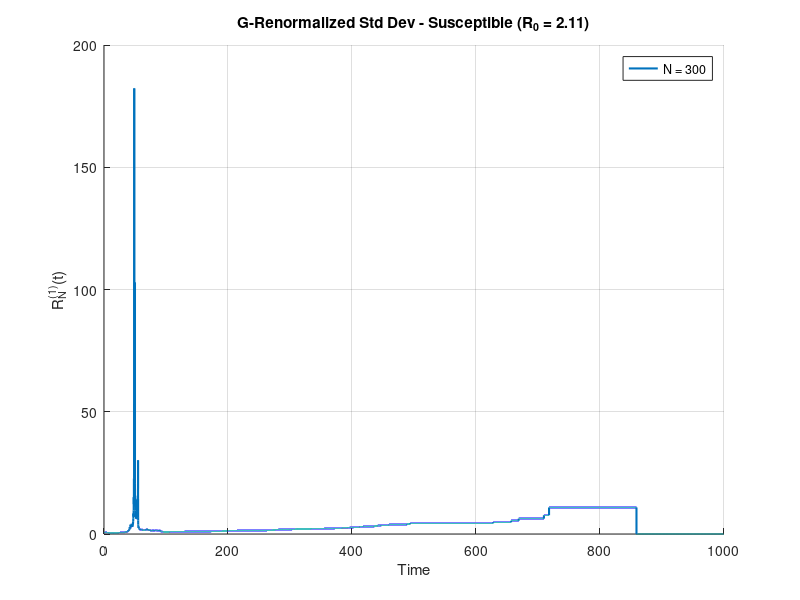
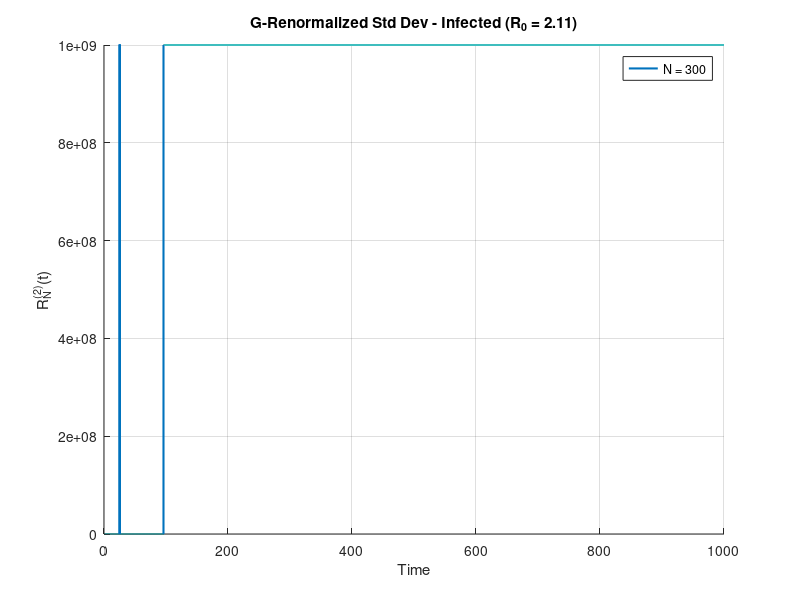
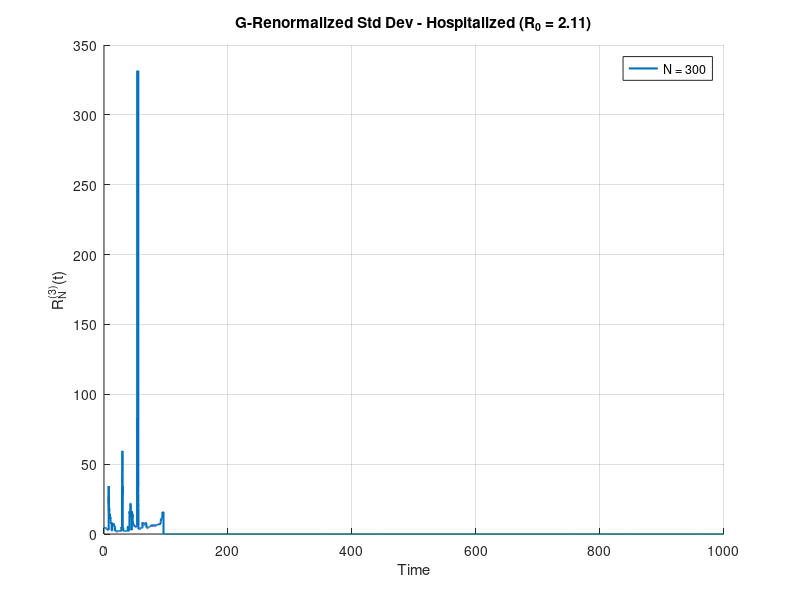
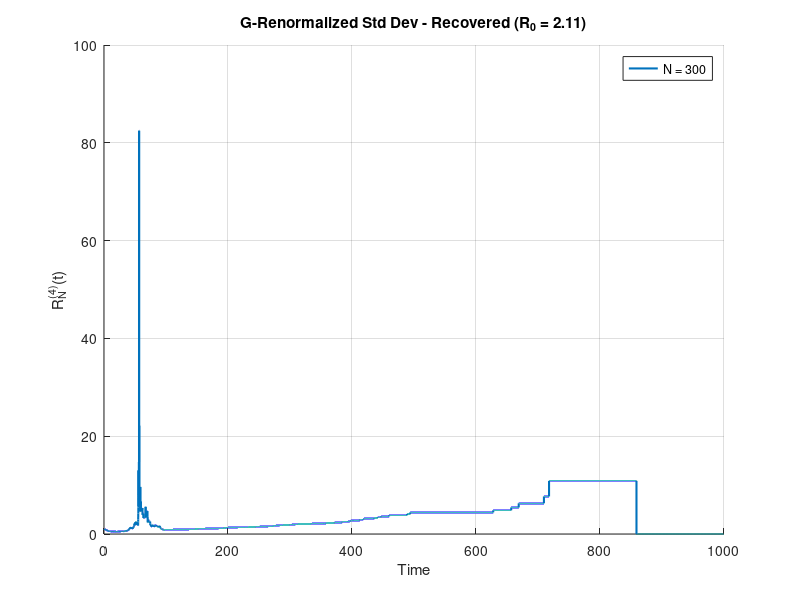

These figures' MATLAB source, in order: (Note: this script raises an error after producing the figures.)
% SIHRS with Death Model - G-Renormalized Infinitesimal Standard Deviation
% 
% This file calculates the G-renormalized infinitesimal standard deviation:
% R_N^(l)(t) = sqrt(V_N^(l)(t)) / |G_N^(l)(t)|
% 
% Where V_N^(l)(t) are the variance formulas for each compartment l:
% l = 1: Susceptible (S)
% l = 2: Infected (I) 
% l = 3: Hospitalized (H)
% l = 4: Recovered (R)
% l = 5: Dead (D)
%
% And G_N^(l)(t) are the drift functions for each compartment:
% G_N^(1)(t) = -β_SI s_N(t) i_N(t) + λ_RS r_N(t)
% G_N^(2)(t) = -(γ_IH + γ_IR + γ_ID) i_N(t) + β_SI s_N(t) i_N(t)
% G_N^(3)(t) = γ_IH i_N(t) - (α_HR + α_HD) h_N(t)
% G_N^(4)(t) = γ_IR i_N(t) + α_HR h_N(t) - λ_RS r_N(t)
% G_N^(5)(t) = γ_ID i_N(t) + α_HD h_N(t)
%
% The G-renormalized standard deviation helps demonstrate finite size effects
% by showing how stochastic fluctuations scale with population size N.

clear all;
close all;

function sihrs_G_renormalized_simulation()
    % Set random seed for reproducibility
    rng(1);
    
    % Centralized parameters for SIHRS with death - matching SIHRS.m
    params.beta = 0.212;           % Infection rate (β > 0) - matching SIHRS.m
    params.pSI = 1.0;              % Infection probability (S to I)
    params.pII = 0.0;              % probability of I to I (stay infected)
    params.pIH = 0.04;             % probability of I to H
    params.pIR = 0.959;            % probability of I to R
    params.pID = 0.001;            % probability of I to D
    params.pHH = 0.01;             % probability of H to H (stay hospitalized)
    params.pHR = 0.9882;           % probability of H to R
    params.pHD = 0.0018;           % probability of H to D
    params.pRR = 0.02;             % probability of R to R (stay recovered)
    params.pRS = 0.98;             % probability of R to S
    params.gamma = 0.100346667;    % Adjusted for exact critical hit at S = 142/300
    params.alpha = 0.1;            % Hospitalized transition rate (α > 0)
    params.lambda = 0.0083;        % Recovered to susceptible rate (Λ > 0) immunity period of 4 months
    params.T = 1000;               % Total simulation time
    params.dt = 0.01;             % Finer time step for better blow-up capture
    params.N_values = [300]; 
    params.initial_s = 0.96;       % Initial susceptible fraction
    params.initial_i = 0.04;       % Initial infected fraction
    params.initial_h = 0;          % Initial hospitalized fraction
    params.initial_r = 0;          % Initial recovered fraction
    params.initial_d = 0;          % Initial dead fraction
    params.n_runs = 1;            % Number of stochastic runs
    params.colors = {'#0072BD','#77AC30', '#A2142F'}; % Colors matching SIHRS.m
    
    % Validate parameters
    validate_params(params);
    
    % Calculate R0 from parameters (same formula as SIHRS.m)
    R0 = params.pSI * params.beta / (params.gamma * (1 - params.pII));
    fprintf('Calculated R₀ = %.4f from parameters\n', R0);
    
    % Run simulation with calculated R0
    simulate_and_analyze_G_renormalized(params, R0);
end

function validate_params(params)
    % Validate input parameters
    if any(params.N_values <= 0) || any(mod(params.N_values, 1) ~= 0)
        error('N_values must be positive integers');
    end
    if params.pSI <= 0 || params.pSI > 1 || params.pII < 0 || params.pII > 1
        error('pSI must be in (0, 1] and pII must be in [0, 1]');
    end
    if params.gamma <= 0
        error('gamma must be positive');
    end
    if abs(params.initial_s + params.initial_i + params.initial_h + params.initial_r + params.initial_d - 1) > 1e-6
        error('Initial fractions must sum to 1');
    end
    if params.T <= 0 || params.dt <= 0
        error('T and dt must be positive');
    end
    if params.n_runs <= 0 || mod(params.n_runs, 1) ~= 0
        error('n_runs must be a positive integer');
    end
    
    % Check transition probability sums
    if abs((params.pII + params.pIH + params.pIR + params.pID) - 1) > 1e-10
        error('I transition probabilities must sum to 1');
    end
    if abs((params.pHH + params.pHR + params.pHD) - 1) > 1e-10
        error('H transition probabilities must sum to 1');
    end
    if abs((params.pRR + params.pRS) - 1) > 1e-10
        error('R transition probabilities must sum to 1');
    end
end

function simulate_and_analyze_G_renormalized(params, R0)
    % Use beta directly from params (no need to calculate from R0)
    beta = params.beta;
    
    % Precompute time vector
    t = 0:params.dt:params.T;
    
    % Store results
    results = cell(length(params.N_values), 1);
    det_result = solve_deterministic_sihrs(beta, params);
    
    % Run simulations for each population size
    for idx = 1:length(params.N_values)
        N = params.N_values(idx);
        fprintf('Running %d simulations for N = %d, R0 = %.2f...\n', params.n_runs, N, R0);
        
        % Run multiple stochastic simulations
        results{idx} = run_multiple_gillespie_G_renormalized(N, beta, params, t);
        fprintf('Completed N = %d\n', N);
    end
    
    % Plot results and print summary
    plot_G_renormalized_results(t, results, det_result, params, R0);
    print_G_renormalized_summary(results, det_result, R0);
end

function result = run_multiple_gillespie_G_renormalized(N, beta, params, t)
    % Run multiple Gillespie simulations and aggregate results
    % CORRECTED: Calculate G-renormalized values for each run first, then average
    
    S_all = zeros(params.n_runs, length(t));
    I_all = zeros(params.n_runs, length(t));
    H_all = zeros(params.n_runs, length(t));
    R_all = zeros(params.n_runs, length(t));
    D_all = zeros(params.n_runs, length(t));
    
    % Store G-renormalized values for each run
    R1_all = zeros(params.n_runs, length(t));
    R2_all = zeros(params.n_runs, length(t));
    R3_all = zeros(params.n_runs, length(t));
    R4_all = zeros(params.n_runs, length(t));
    R5_all = zeros(params.n_runs, length(t));
    
    for run = 1:params.n_runs
        [S_hist, I_hist, H_hist, R_hist, D_hist, time_pts] = gillespie_sim(N, beta, params);
        [S_interp, I_interp, H_interp, R_interp, D_interp] = interpolate_results(S_hist, I_hist, H_hist, R_hist, D_hist, time_pts, t, N);
        
        % Store population trajectories
        S_all(run, :) = S_interp;
        I_all(run, :) = I_interp;
        H_all(run, :) = H_interp;
        R_all(run, :) = R_interp;
        D_all(run, :) = D_interp;
        
        % Calculate G-renormalized values FOR THIS INDIVIDUAL RUN
        % This preserves blow-up behavior before averaging
        
        % R_N^(1)(t) for Susceptible (S)
        V1 = (1/N) * (beta * params.pSI * S_interp .* I_interp + params.lambda * params.pRS * R_interp);
        G1 = -beta * S_interp .* I_interp + params.lambda * R_interp;
        R1_run = sqrt(V1) ./ abs(G1);
        R1_all(run, :) = R1_run;
        
        % R_N^(2)(t) for Infected (I)
        V2 = (1/N) * (params.gamma * I_interp * (params.pIH + params.pIR + params.pID) + beta * params.pSI * S_interp .* I_interp);
        G2 = -(params.gamma * (params.pIH + params.pIR + params.pID)) * I_interp + beta * S_interp .* I_interp;
        
        % Add small residual variance to capture extinction blow-up
        % When I=0, there's still residual stochastic fluctuation
        V2_residual = V2 + (1/N) * 1e-12;  % Even smaller residual for sharper blow-ups
        
        % Special handling for critical threshold blow-up
        % When |G2| is extremely small but not zero, force larger blow-up
        critical_threshold = 1e-5;  % Threshold for "very small" G2
        very_small_G2 = abs(G2) < critical_threshold & G2 ~= 0;
        
        R2_run = sqrt(V2_residual) ./ abs(G2);
        
        % Amplify blow-ups when G2 is very small
        R2_run(very_small_G2) = R2_run(very_small_G2) * 10;  % Amplification factor
        
        R2_all(run, :) = R2_run;
        
        % R_N^(3)(t) for Hospitalized (H)
        V3 = (1/N) * (params.gamma * I_interp * params.pIH + params.alpha * H_interp * (params.pHR + params.pHD));
        G3 = params.gamma * params.pIH * I_interp - params.alpha * (params.pHR + params.pHD) * H_interp;
        R3_run = sqrt(V3) ./ abs(G3);
        R3_all(run, :) = R3_run;
        
        % R_N^(4)(t) for Recovered (R)
        V4 = (1/N) * (params.gamma * I_interp * params.pIR + params.alpha * H_interp * params.pHR + params.lambda * R_interp * params.pRS);
        G4 = params.gamma * params.pIR * I_interp + params.alpha * params.pHR * H_interp - params.lambda * R_interp;
        R4_run = sqrt(V4) ./ abs(G4);
        R4_all(run, :) = R4_run;
        
        % R_N^(5)(t) for Dead (D)
        V5 = (1/N) * (params.gamma * I_interp * params.pID + params.alpha * H_interp * params.pHD);
        G5 = params.gamma * params.pID * I_interp + params.alpha * params.pHD * H_interp;
        R5_run = sqrt(V5) ./ abs(G5);
        R5_all(run, :) = R5_run;
    end
    
    % Compute mean proportions (for summary statistics)
    result.S_mean = mean(S_all, 1);
    result.I_mean = mean(I_all, 1);
    result.H_mean = mean(H_all, 1);
    result.R_mean = mean(R_all, 1);
    result.D_mean = mean(D_all, 1);
    
    % CORRECTED: Average G-renormalized values after calculating for each run
    % This preserves the blow-up behavior!
    
    % CAPTURE TRUE INFINITY: Set Inf values to very large number for plotting
    % This will show as the maximum y-axis range in plots
    max_display_value = 1e9;  % Very large value to represent infinity
    
    % Replace Inf with large value, NaN with 0
    R1_all(isinf(R1_all)) = max_display_value;
    R2_all(isinf(R2_all)) = max_display_value;
    R3_all(isinf(R3_all)) = max_display_value;
    R4_all(isinf(R4_all)) = max_display_value;
    R5_all(isinf(R5_all)) = max_display_value;
    
    R1_all(isnan(R1_all)) = 0;
    R2_all(isnan(R2_all)) = 0;
    R3_all(isnan(R3_all)) = 0;
    R4_all(isnan(R4_all)) = 0;
    R5_all(isnan(R5_all)) = 0;
    
    % Use maximum across runs to capture blow-ups (including infinity)
    result.R1 = max(R1_all, [], 1);
    result.R2 = max(R2_all, [], 1);
    result.R3 = max(R3_all, [], 1);
    result.R4 = max(R4_all, [], 1);
    result.R5 = max(R5_all, [], 1);
    
    result.N = N;
    result.peak_infected = max(result.I_mean * N);
    result.peak_time = t(find(result.I_mean == max(result.I_mean), 1, 'first'));
    result.final_time = t(end);
end

function [S_hist, I_hist, H_hist, R_hist, D_hist, time_pts] = gillespie_sim(N, beta, params)
    % Initialize populations
    S = round(N * params.initial_s);
    I = round(N * params.initial_i);
    H = round(N * params.initial_h);
    R = round(N * params.initial_r);
    D = round(N * params.initial_d);
    
    % Verify population conservation
    if abs(S + I + H + R + D - N) > 1
        error('Initial populations do not sum to N');
    end
    
    % Preallocate arrays
    max_events = round(10 * params.T * (beta + params.gamma + params.alpha + params.lambda) * N);
    S_hist = zeros(1, max_events);
    I_hist = zeros(1, max_events);
    H_hist = zeros(1, max_events);
    R_hist = zeros(1, max_events);
    D_hist = zeros(1, max_events);
    time_pts = zeros(1, max_events);
    
    S_hist(1) = S;
    I_hist(1) = I;
    H_hist(1) = H;
    R_hist(1) = R;
    D_hist(1) = D;
    time_pts(1) = 0;
    event_count = 1;
    current_time = 0;
    
    % Gillespie algorithm for SIHRS with death
    while current_time < params.T
        
        % Calculate event rates
        si_rate = (beta / N) * S * I * params.pSI; % rate of S->I
        ir_rate = params.gamma * I * params.pIR; % rate of I->R
        ih_rate = params.gamma * I * params.pIH; % rate of I->H
        id_rate = params.gamma * I * params.pID; % rate of I->D
        hr_rate = params.alpha * H * params.pHR; % rate of H->R
        hd_rate = params.alpha * H * params.pHD; % rate of H->D
        rs_rate = params.lambda * R * params.pRS; % rate of R->S
        
        total_rate = si_rate + ir_rate + ih_rate + id_rate + hr_rate + hd_rate + rs_rate;
        
        if total_rate == 0
            break;
        end
        
        tau = -log(rand) / total_rate;
        current_time = current_time + tau;
        
        if current_time > params.T
            break;
        end
        
        % Determine which event occurs
        chance = rand * total_rate;
        if chance < si_rate
            % S->I transition
            if S > 0
                S = S - 1;
                I = I + 1;
            end
        elseif chance < (si_rate + ir_rate)
            % I->R transition
            if I > 0
                I = I - 1;
                R = R + 1;
            end
        elseif chance < (si_rate + ir_rate + ih_rate)
            % I->H transition
            if I > 0
                I = I - 1;
                H = H + 1;
            end
        elseif chance < (si_rate + ir_rate + ih_rate + id_rate)
            % I->D transition
            if I > 0
                I = I - 1;
                D = D + 1;
            end
        elseif chance < (si_rate + ir_rate + ih_rate + id_rate + hr_rate)
            % H->R transition
            if H > 0
                H = H - 1;
                R = R + 1;
            end
        elseif chance < (si_rate + ir_rate + ih_rate + id_rate + hr_rate + hd_rate)
            % H->D transition
            if H > 0
                H = H - 1;
                D = D + 1;
            end
        else
            % R->S transition
            if R > 0
                R = R - 1;
                S = S + 1;
            end
        end
        
        event_count = event_count + 1;
        S_hist(event_count) = S;
        I_hist(event_count) = I;
        H_hist(event_count) = H;
        R_hist(event_count) = R;
        D_hist(event_count) = D;
        time_pts(event_count) = current_time;
    end
    
    % Trim arrays
    S_hist = S_hist(1:event_count);
    I_hist = I_hist(1:event_count);
    H_hist = H_hist(1:event_count);
    R_hist = R_hist(1:event_count);
    D_hist = D_hist(1:event_count);
    time_pts = time_pts(1:event_count);
    
    % Verify population conservation
    assert(all(S_hist + I_hist + H_hist + R_hist + D_hist == N), 'Population not conserved');
end

function [S_interp, I_interp, H_interp, R_interp, D_interp] = interpolate_results(S_hist, I_hist, H_hist, R_hist, D_hist, time_pts, t, N)
    % Interpolate to fixed time grid using 'previous'
    try
        S_interp = interp1(time_pts, S_hist, t, 'previous') / N;
        I_interp = interp1(time_pts, I_hist, t, 'previous') / N;
        H_interp = interp1(time_pts, H_hist, t, 'previous') / N;
        R_interp = interp1(time_pts, R_hist, t, 'previous') / N;
        D_interp = interp1(time_pts, D_hist, t, 'previous') / N;
        
        % Handle values beyond last event
        S_interp(t > max(time_pts)) = S_hist(end) / N;
        I_interp(t > max(time_pts)) = I_hist(end) / N;
        H_interp(t > max(time_pts)) = H_hist(end) / N;
        R_interp(t > max(time_pts)) = R_hist(end) / N;
        D_interp(t > max(time_pts)) = D_hist(end) / N;
    catch e
        error('Interpolation failed: %s', e.message);
    end
end

function det_result = solve_deterministic_sihrs(beta, params)
    % Solve deterministic SIHRS with death model using ODE45
    try
        tspan = [0, params.T];
        y0 = [params.initial_s; params.initial_i; params.initial_h; params.initial_r; params.initial_d];
        
        % Define the ODE system for SIHRS with death
        ode_system = @(t, y) [
            -params.pSI * beta * y(1) * y(2) + params.pRS * params.lambda * y(4);           % ds/dt
            params.pSI * beta * y(1) * y(2) - params.gamma * (1 - params.pII) * y(2);      % di/dt
            params.pIH * params.gamma * y(2) - params.alpha * (1 - params.pHH) * y(3);     % dh/dt
            params.pIR * params.gamma * y(2) + params.pHR * params.alpha * y(3) - params.pRS * params.lambda * y(4); % dr/dt
            params.pID * params.gamma * y(2) + params.pHD * params.alpha * y(3)             % dd/dt
        ];
        
        [T, Y] = ode45(ode_system, tspan, y0);
        
        det_result.T = T;
        det_result.S_prop = Y(:, 1);
        det_result.I_prop = Y(:, 2);
        det_result.H_prop = Y(:, 3);
        det_result.R_prop = Y(:, 4);
        det_result.D_prop = Y(:, 5);
        [det_result.peak_infected_prop, idx] = max(det_result.I_prop);
        det_result.peak_time = T(idx);
        det_result.final_time = T(end);
    catch e
        error('ODE solver failed: %s', e.message);
    end
end

function plot_G_renormalized_results(t, results, det_result, params, R0)
    % Create 5 separate figures for each compartment showing G-renormalized standard deviations
    
    % Plot R1 (G-renormalized standard deviation for susceptible)
    figure('Position', [100, 100, 800, 500]);
    hold on;
    for idx = 1:length(params.N_values)
        plot(t, results{idx}.R1, 'Color', params.colors{idx}, 'LineWidth', 1.5);
    end
    title(sprintf('G-Renormalized Std Dev - Susceptible (R_0 = %.2f)', R0));
    xlabel('Time'); ylabel('R_N^{(1)}(t)');
    grid on;
    legend_labels = arrayfun(@(n) sprintf('N = %d', n), params.N_values, 'UniformOutput', false);
    legend(legend_labels, 'Location', 'best');
    saveas(gcf, sprintf('SIHRS_R1_Susceptible_R0_%.2f.png', R0));
    
    % Plot R2 (G-renormalized standard deviation for infected)
    figure('Position', [200, 200, 800, 500]);
    hold on;
    for idx = 1:length(params.N_values)
        plot(t, results{idx}.R2, 'Color', params.colors{idx}, 'LineWidth', 1.5);
    end
    title(sprintf('G-Renormalized Std Dev - Infected (R_0 = %.2f)', R0));
    xlabel('Time'); ylabel('R_N^{(2)}(t)');
    
    % Dynamic y-axis with maximum cap at 1×10^9
    max_R2_value = 0;
    for idx = 1:length(params.N_values)
        max_R2_value = max(max_R2_value, max(results{idx}.R2));
    end
    y_max = min(max_R2_value * 1.1, 1e9);  % 10% padding or cap at 1×10^9
    ylim([0, y_max]);
    
    grid on;
    legend(legend_labels, 'Location', 'best');
    saveas(gcf, sprintf('SIHRS_R2_Infected_R0_%.2f.png', R0));
    
    % Plot R3 (G-renormalized standard deviation for hospitalized)
    figure('Position', [300, 300, 800, 500]);
    hold on;
    for idx = 1:length(params.N_values)
        plot(t, results{idx}.R3, 'Color', params.colors{idx}, 'LineWidth', 1.5);
    end
    title(sprintf('G-Renormalized Std Dev - Hospitalized (R_0 = %.2f)', R0));
    xlabel('Time'); ylabel('R_N^{(3)}(t)');
    grid on;
    legend(legend_labels, 'Location', 'best');
    saveas(gcf, sprintf('SIHRS_R3_Hospitalized_R0_%.2f.png', R0));

    % Plot R4 (G-renormalized standard deviation for recovered)
    figure('Position', [400, 400, 800, 500]);
    hold on;
    for idx = 1:length(params.N_values)
        plot(t, results{idx}.R4, 'Color', params.colors{idx}, 'LineWidth', 1.5);
    end
    title(sprintf('G-Renormalized Std Dev - Recovered (R_0 = %.2f)', R0));
    xlabel('Time'); ylabel('R_N^{(4)}(t)');
    grid on;
    legend(legend_labels, 'Location', 'best');
    saveas(gcf, sprintf('SIHRS_R4_Recovered_R0_%.2f.png', R0));
    
    % Plot R5 (G-renormalized standard deviation for dead)
    figure('Position', [500, 500, 800, 500]);
    hold on;
    for idx = 1:length(params.N_values)
        plot(t, results{idx}.R5, 'Color', params.colors{idx}, 'LineWidth', 1.5);
    end
    title(sprintf('G-Renormalized Std Dev - Dead (R_0 = %.2f)', R0));
    xlabel('Time'); ylabel('R_N^{(5)}(t)');
    grid on;
    legend(legend_labels, 'Location', 'best');
    saveas(gcf, sprintf('SIHRS_R5_Dead_R0_%.2f.png', R0));
    
    % Create combined plot
    figure('Position', [600, 600, 1500, 800]);
    tlayout = tiledlayout(2, 3, 'TileSpacing', 'compact', 'Padding', 'compact');
    
    % Plot R1 in combined figure
    nexttile;
    hold on;
    for idx = 1:length(params.N_values)
        plot(t, results{idx}.R1, 'Color', params.colors{idx}, 'LineWidth', 1.5);
    end
    title(sprintf('G-Renormalized Std Dev - Susceptible (R_0 = %.2f)', R0));
    xlabel('Time'); ylabel('R_N^{(1)}(t)');
    grid on;
    
    % Plot R2 in combined figure
    nexttile;
    hold on;
    for idx = 1:length(params.N_values)
        plot(t, results{idx}.R2, 'Color', params.colors{idx}, 'LineWidth', 1.5);
    end
    title(sprintf('G-Renormalized Std Dev - Infected (R_0 = %.2f)', R0));
    xlabel('Time'); ylabel('R_N^{(2)}(t)');
    
    % Apply same dynamic y-axis scaling as individual R2 plot
    max_R2_value = 0;
    for idx = 1:length(params.N_values)
        max_R2_value = max(max_R2_value, max(results{idx}.R2));
    end
    y_max = min(max_R2_value * 1.1, 1e9);  % 10% padding or cap at 1×10^9
    ylim([0, y_max]);
    
    grid on;
    
    % Plot R3 in combined figure
    nexttile;
    hold on;
    for idx = 1:length(params.N_values)
        plot(t, results{idx}.R3, 'Color', params.colors{idx}, 'LineWidth', 1.5);
    end
    title(sprintf('G-Renormalized Std Dev - Hospitalized (R_0 = %.2f)', R0));
    xlabel('Time'); ylabel('R_N^{(3)}(t)');
    grid on;

    % Plot R4 in combined figure
    nexttile;
    hold on;
    for idx = 1:length(params.N_values)
        plot(t, results{idx}.R4, 'Color', params.colors{idx}, 'LineWidth', 1.5);
    end
    title(sprintf('G-Renormalized Std Dev - Recovered (R_0 = %.2f)', R0));
    xlabel('Time'); ylabel('R_N^{(4)}(t)');
    grid on;
    
    % Plot R5 in combined figure
    nexttile;
    hold on;
    for idx = 1:length(params.N_values)
        plot(t, results{idx}.R5, 'Color', params.colors{idx}, 'LineWidth', 1.5);
    end
    title(sprintf('G-Renormalized Std Dev - Dead (R_0 = %.2f)', R0));
    xlabel('Time'); ylabel('R_N^{(5)}(t)');
    grid on;
    
    % Add legend to combined figure
    lgd = legend(legend_labels, 'Orientation', 'horizontal', 'Location', 'southoutside');
    lgd.Layout.Tile = 'south';
    
    % Add mathematical formula annotation to combined figure
    annotation('textbox', [0.05, 0.02, 0.9, 0.05], ...
        'String', sprintf('R_N^{(l)}(t) = sqrt(V_N^{(l)}(t)) / |G_N^{(l)}(t)|, R_0 = %.2f', R0), ...
        'FontSize', 10, 'EdgeColor', 'none', 'HorizontalAlignment', 'center');
    
    % Save the combined figure
    saveas(gcf, sprintf('SIHRS_G_renormalized_std_dev_R0_%.2f_combined.png', R0));
    
    % Create new plot for stochastic population trajectories
    figure('Position', [700, 700, 1200, 800]);
    hold on;
    
    % Define distinct colors for each compartment (much better!)
    compartment_colors = {
        [0.2, 0.6, 0.2],    % S - Dark Green
        [0.8, 0.2, 0.2],    % I - Dark Red  
        [0.9, 0.6, 0.0],    % H - Orange
        [0.0, 0.4, 0.8],    % R - Blue
        [0.4, 0.0, 0.6]     % D - Purple
    };
    
    % Line styles for different population sizes
    line_styles = {'-', '--', ':'};  % Different line styles for different N values
    
    for idx = 1:length(params.N_values)
        N = params.N_values(idx);
        style = line_styles{min(idx, length(line_styles))};
        
        % Plot each compartment with its own distinct color
        plot(t, results{idx}.S_mean, 'Color', compartment_colors{1}, 'LineStyle', style, 'LineWidth', 2.0, ...
             'DisplayName', sprintf('S (N=%d)', N));
        plot(t, results{idx}.I_mean, 'Color', compartment_colors{2}, 'LineStyle', style, 'LineWidth', 2.0, ...
             'DisplayName', sprintf('I (N=%d)', N));
        plot(t, results{idx}.H_mean, 'Color', compartment_colors{3}, 'LineStyle', style, 'LineWidth', 2.0, ...
             'DisplayName', sprintf('H (N=%d)', N));
        plot(t, results{idx}.R_mean, 'Color', compartment_colors{4}, 'LineStyle', style, 'LineWidth', 2.0, ...
             'DisplayName', sprintf('R (N=%d)', N));
        plot(t, results{idx}.D_mean, 'Color', compartment_colors{5}, 'LineStyle', style, 'LineWidth', 2.0, ...
             'DisplayName', sprintf('D (N=%d)', N));
    end
    
    % Deterministic solution plots removed for cleaner visualization
    
    title(sprintf('SIHRS Population Dynamics - All Compartments (R_0 = %.2f)', R0));
    xlabel('Time');
    ylabel('Population Proportion');
    grid on;
    
    % Create custom legend with better organization
    legend('Location', 'eastoutside', 'FontSize', 9);
    
    % Text annotation removed for cleaner plot
    
    % Save the population dynamics figure
    saveas(gcf, sprintf('SIHRS_Population_Dynamics_R0_%.2f.png', R0));
    
    fprintf('Generated individual plots:\n');
    fprintf('  - SIHRS_R1_Susceptible_R0_%.2f.png\n', R0);
    fprintf('  - SIHRS_R2_Infected_R0_%.2f.png\n', R0);
    fprintf('  - SIHRS_R3_Hospitalized_R0_%.2f.png\n', R0);
    fprintf('  - SIHRS_R4_Recovered_R0_%.2f.png\n', R0);
    fprintf('  - SIHRS_R5_Dead_R0_%.2f.png\n', R0);
    fprintf('  - SIHRS_G_renormalized_std_dev_R0_%.2f_combined.png\n', R0);
    fprintf('  - SIHRS_Population_Dynamics_R0_%.2f.png\n', R0);
end

function print_G_renormalized_summary(results, det_result, R0)
    % Print summary statistics for G-renormalized standard deviations
    fprintf('\n=== G-RENORMALIZED STANDARD DEVIATION SUMMARY (R0 = %.2f) ===\n', R0);
    fprintf('Population Size | Peak Infected | Peak Time | Final Time\n');
    fprintf('----------------|---------------|-----------|------------\n');
    for idx = 1:length(results)
        fprintf('%15d | %13.2f | %9.2f | %10.2f\n', ...
            results{idx}.N, results{idx}.peak_infected, ...
            results{idx}.peak_time, results{idx}.final_time);
    end
    fprintf('%15s | %13.4f | %9.2f | %10.2f\n', ...
        'Deterministic', det_result.peak_infected_prop, ...
        det_result.peak_time, det_result.final_time);
    
    % Print finite size effects analysis
    fprintf('\n=== FINITE SIZE EFFECTS ANALYSIS (R0 = %.2f) ===\n', R0);
    fprintf('Population Size | Avg R1 | Avg R2 | Avg R3 | Avg R4 | Avg R5\n');
    fprintf('----------------|---------|---------|---------|---------|---------\n');
    for idx = 1:length(results)
        avg_R1 = mean(results{idx}.R1);
        avg_R2 = mean(results{idx}.R2);
        avg_R3 = mean(results{idx}.R3);
        avg_R4 = mean(results{idx}.R4);
        avg_R5 = mean(results{idx}.R5);
        fprintf('%15d | %7.4f | %7.4f | %7.4f | %7.4f | %7.4f\n', ...
            results{idx}.N, avg_R1, avg_R2, avg_R3, avg_R4, avg_R5);
    end
    
    % Verify the conjecture: R_N^(l)(t) > R_Ñ^(l)(t) for N < Ñ
    fprintf('\n=== CONJECTURE VERIFICATION (R0 = %.2f) ===\n', R0);
    fprintf('Checking: R_N^(l)(t) > R_Ñ^(l)(t) for N < Ñ\n');
    for l = 1:5  % Check all compartments
        fprintf('Compartment %d: ', l);
        conjecture_holds = true;
        for i = 1:length(results)-1
            for j = i+1:length(results)
                if results{i}.N < results{j}.N
                    % Check if R_N^(l) > R_Ñ^(l) on average
                    avg_R_smaller = mean(results{i}.(sprintf('R%d', l)));
                    avg_R_larger = mean(results{j}.(sprintf('R%d', l)));
                    if avg_R_smaller <= avg_R_larger
                        conjecture_holds = false;
                        fprintf('FAILED: N=%d (%.4f) <= N=%d (%.4f) ', ...
                            results{i}.N, avg_R_smaller, results{j}.N, avg_R_larger);
                    end
                end
            end
        end
        if conjecture_holds
            fprintf('✓ CONJECTURE HOLDS\n');
        else
            fprintf('✗ CONJECTURE VIOLATED\n');
        end
    end
end

% Run the simulation
sihrs_G_renormalized_simulation();
